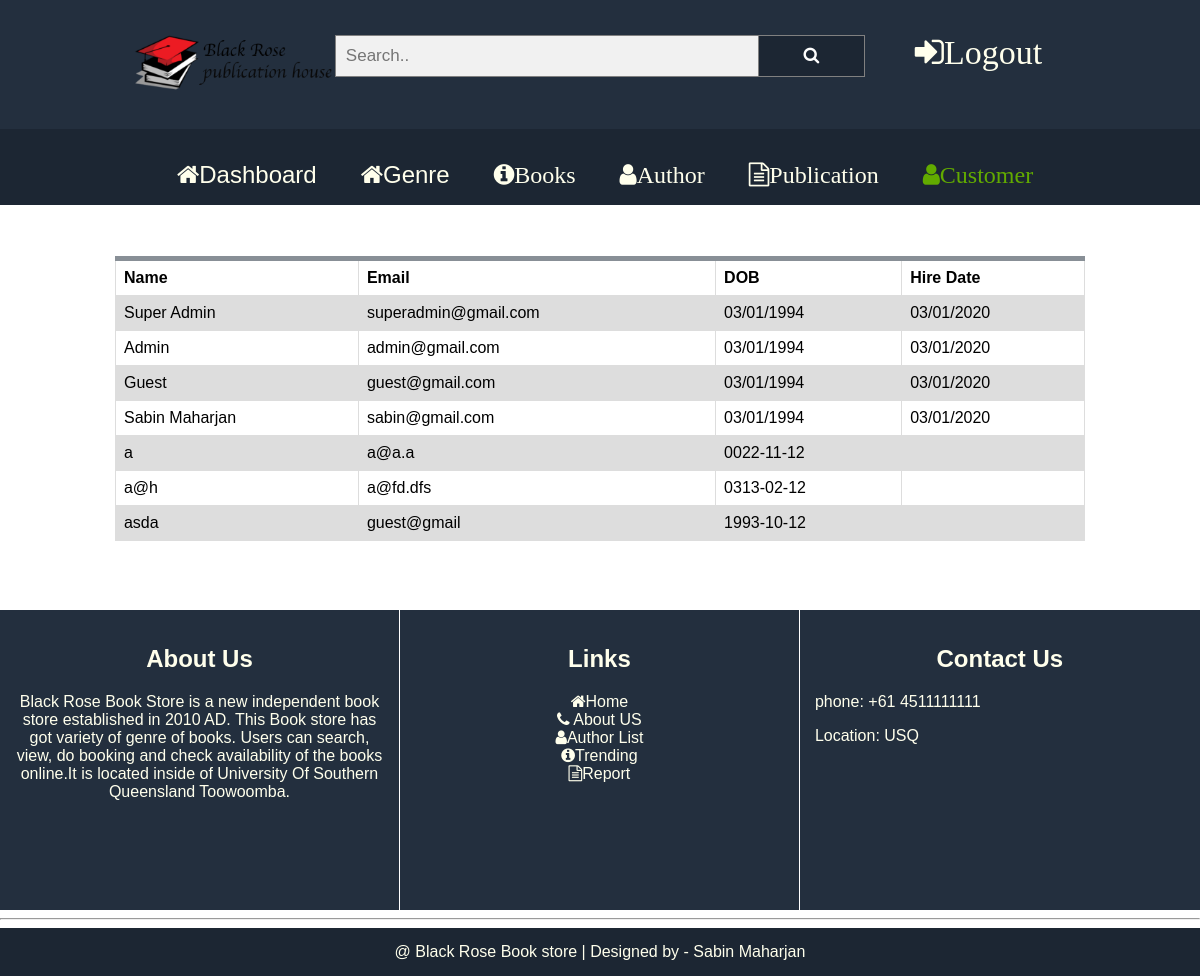
/users/show (signed in), run on the app's committed database.
### tables this page shows
CREATE TABLE tbl_users (
  				id INTEGER NOT NULL PRIMARY KEY AUTOINCREMENT,
  				full_name TEXT,
  				DOB TEXT,
                email TEXT,
                security_password TEXT,
                user_role TEXT,
                hire_date TEXT,
                user_discount REAL,
                timestamp DATETIME DEFAULT CURRENT_TIMESTAMP
          
                );

### app/Controller/users.php (called while the page is built, shortened)
<?php
class Users extends Controller{
    private $user;
    public function __construct(){
        $this->user=$this->model('User');
    }
    public function show(){
        $data=$this->user->get();
        $this->view('users/index', $data);
    }
}
?>

### index.php (called while the page is built, shortened)
<?php
 $init = new Core;
 ?>

### app/Libraries/Libcommon.php (called while the page is built, shortened)
<?php
  class Libcommon{
    private $db;
    private $table;
    public function __construct($table=""){
      $this->table=$table;
    }
    public function openDBConnection(){
      try{
          $this->db=new SQLITE3(dirname(dirname(dirname(__FILE__))).'/database/'.DB);
        } catch(Exception $e){
          $this->error = $e->getMessage();
          echo $this->error;
        }
    }
    public function query($sql){
      return $this->db->query($sql);
    }
    public function get($fields="*",$condition="1=1"){
      $sql = "SELECT $fields FROM $this->table WHERE $condition";
        $result = $this->query($sql);
        if($result)
        {
          return $result;
        }
        else
        {
          return "ERROR! failed to update ".$this->table." Info.";
        }
    }
}

### resources/views/admin/users/index.php (the view, shortened to what this page needs)
<?php
	require(BACKEND."include/header.php");
    require(BACKEND."include/nav.php");
?>
	<main>
		<article>
      <?php 	?>	<br>	<br>
			<section class="row">
				<div class="col-id-1"></div>
		<div class="col-id-10">
			<table class="">
				<tr>
					<th>Name</th>
					<th>Email</th>
					<th>DOB</th>
					<th>Hire Date</th>
				</tr>
				<?php
				while ($row = $data->fetchArray()) {?>
				<tr>
					<td><?php echo $row['full_name'];?></td>
					<td><?php echo $row['email'];?></td>
					<td><?php echo $row['DOB'];?></td>
					<td><?php echo $row['hire_date'];?></td>
				</tr>
				<?php
				}
				?>
			</table>
		</div>
				<div class="col-id-1"></div>
									<br>
					<br><br>
					<br>
					<br>
			</section>
			<br><br><br>
		</article>
	</main>
<?php
	require(BACKEND.'include/footer.php');
?>

### public/style/style.css (style rules this page uses)
.row::after { content: ""; clear: both; display: block; }
[class*="col-id-"] { float: left; padding: 15px; }
.col-id-1 { width: 8.33%; }
.col-id-10 { width: 83.33%; }
* { font-family: "Comic Sans MS", cursive, sans-serif; box-sizing: border-box; scroll-behavior: smooth; }
body { margin:0px auto; }

### public/style/custom.css (style rules this page uses)
table { font-family: arial, sans-serif; border-collapse: collapse; width: 100%; border-top: 5px solid #888F96; }
td, th { border: 1px solid #dddddd; text-align: left; padding: 8px; }
tr:nth-child(even) { background-color: #dddddd; }

### data on the page
tbl_users: full_name "Super Admin", email "superadmin@gmail.com", DOB "03/01/1994", hire_date "03/01/2020"
tbl_users: full_name "Admin", email "admin@gmail.com", DOB "03/01/1994", hire_date "03/01/2020"
tbl_users: full_name "Guest", email "guest@gmail.com", DOB "03/01/1994", hire_date "03/01/2020"
tbl_users: full_name "Sabin Maharjan", email "sabin@gmail.com", DOB "03/01/1994", hire_date "03/01/2020"
tbl_users: full_name "a", email "a@a.a", DOB "0022-11-12"
tbl_users: full_name "a@h", email "a@fd.dfs", DOB "0313-02-12"
tbl_users: full_name "asda", email "guest@gmail", DOB "1993-10-12"
